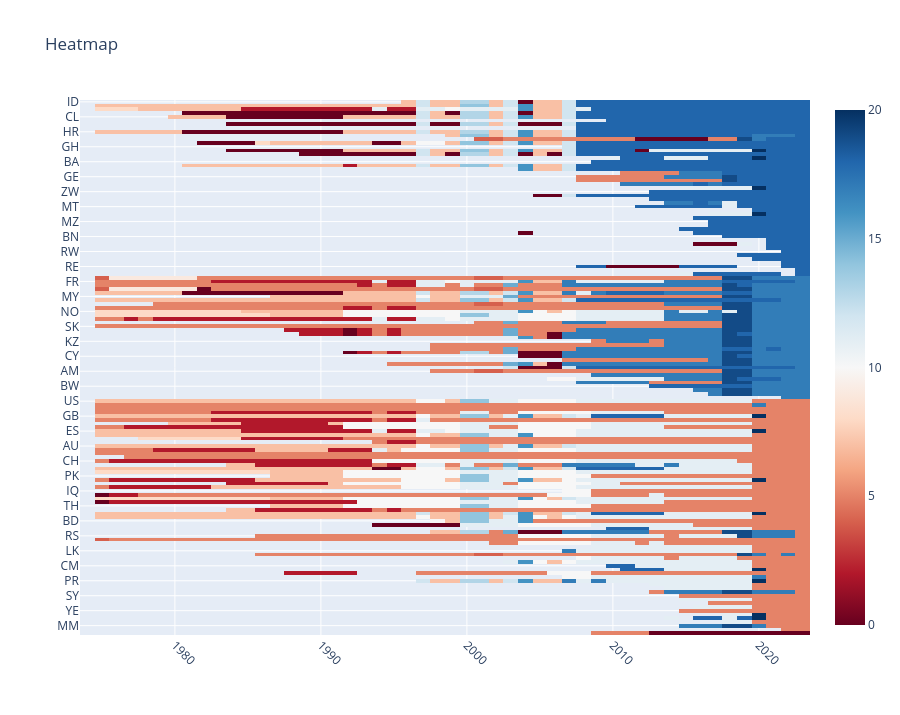

Notebook cell for this chart:
### Code cell
# year_sort = 2018
y_label = df_dyn_mapping_yearly.query("year == @year").sort_values(["cluster", "total_articles"], ascending=False).country.to_list()

df_plot = (
    df_map_analysis
    # .query("cluster == @cluster")
    .assign(cluster_str=lambda df: df.cluster.astype(str))
    .pivot(index="country", columns="year", values="cluster_str")

    # .replace({cluster: 1})
    # .fillna(0)
)
uf.plotly_heatmap(df_plot.loc[y_label], x_labels=df_plot.columns, y_labels=y_label, line_height=5, y_type="country")

### Figure 1 — Plotly figure (JSON) as saved in the notebook; plotly's stock layout.template omitted (floating-point values rounded to 4 significant figures; data arrays with more than 128 entries replaced by an {"elided": "..."} marker saying what was removed)
{"data": [{"colorscale": [[0, "rgb(103,0,31)"], [0.1, "rgb(178,24,43)"], [0.2, "rgb(214,96,77)"], [0.3, "rgb(244,165,130)"], [0.4, "rgb(253,219,199)"], [0.5, "rgb(247,247,247)"], [0.6, "rgb(209,229,240)"], [0.7, "rgb(146,197,222)"], [0.8, "rgb(67,147,195)"], [0.9, "rgb(33,102,172)"], [1, "rgb(5,48,97)"]], "customdata": {"elided": "143x50x2 mixed values"}, "hovertemplate": "<b>X: </b>%{customdata[0]}<br><b>Y: </b>%{customdata[1]}<br><b>Z: </b> %{z:.3f}<br><extra></extra>", "type": "heatmap", "x": [1974, 1975, 1976, 1977, 1978, 1979, 1980, 1981, 1982, 1983, 1984, 1985, 1986, 1987, 1988, 1989, 1990, 1991, 1992, 1993, 1994, 1995, 1996, 1997, 1998, 1999, 2000, 2001, 2002, 2003, 2004, 2005, 2006, 2007, 2008, 2009, 2010, 2011, 2012, 2013, 2014, 2015, 2016, 2017, 2018, 2019, 2020, 2021, 2022, 2023], "y": {"elided": "143 str values"}, "z": {"elided": "143x50 str values"}}], "layout": {"height": 715, "title": {"text": "Heatmap"}, "xaxis": {"automargin": true, "tickangle": 45}, "yaxis": {"automargin": true, "autorange": "reversed"}}}
